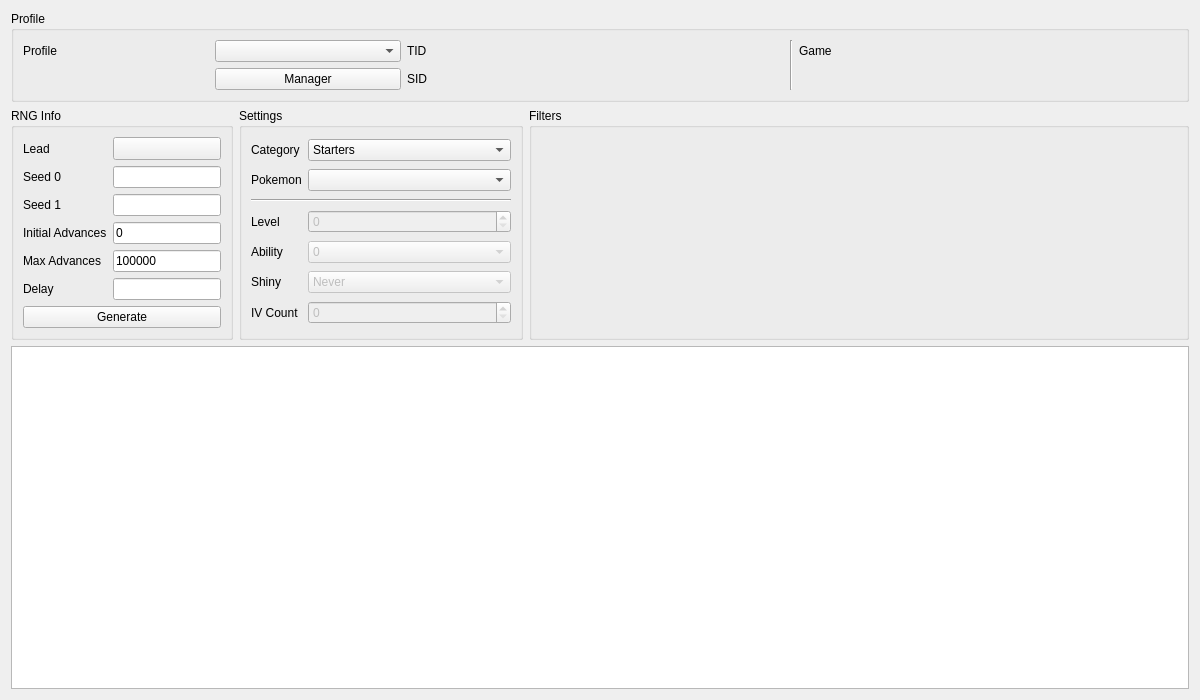
<?xml version="1.0" encoding="UTF-8"?>
<ui version="4.0">
 <class>Static8</class>
 <widget class="QWidget" name="Static8">
  <property name="geometry">
   <rect>
    <x>0</x>
    <y>0</y>
    <width>1200</width>
    <height>700</height>
   </rect>
  </property>
  <property name="windowTitle">
   <string>Static Gen 8</string>
  </property>
  <layout class="QGridLayout" name="gridLayout_2">
   <item row="1" column="0">
    <widget class="QGroupBox" name="groupBoxRNGInfo">
     <property name="title">
      <string>RNG Info</string>
     </property>
     <layout class="QGridLayout" name="gridLayout_3">
      <item row="4" column="0">
       <widget class="QLabel" name="labelMaxAdvances">
        <property name="text">
         <string>Max Advances</string>
        </property>
       </widget>
      </item>
      <item row="3" column="0">
       <widget class="QLabel" name="labelInitialAdvances">
        <property name="text">
         <string>Initial Advances</string>
        </property>
       </widget>
      </item>
      <item row="4" column="1">
       <widget class="TextBox" name="textBoxMaxAdvances">
        <property name="text">
         <string notr="true">100000</string>
        </property>
       </widget>
      </item>
      <item row="0" column="0">
       <widget class="QLabel" name="labelLead">
        <property name="text">
         <string>Lead</string>
        </property>
       </widget>
      </item>
      <item row="1" column="0">
       <widget class="QLabel" name="labelSeed0">
        <property name="text">
         <string>Seed 0</string>
        </property>
       </widget>
      </item>
      <item row="2" column="1">
       <widget class="TextBox" name="textBoxSeed1"/>
      </item>
      <item row="0" column="1">
       <widget class="ComboMenu" name="toolButtonLead">
        <property name="sizePolicy">
         <sizepolicy hsizetype="Preferred" vsizetype="Fixed">
          <horstretch>0</horstretch>
          <verstretch>0</verstretch>
         </sizepolicy>
        </property>
       </widget>
      </item>
      <item row="2" column="0">
       <widget class="QLabel" name="labelSeed1">
        <property name="text">
         <string>Seed 1</string>
        </property>
       </widget>
      </item>
      <item row="3" column="1">
       <widget class="TextBox" name="textBoxInitialAdvances">
        <property name="text">
         <string notr="true">0</string>
        </property>
       </widget>
      </item>
      <item row="1" column="1">
       <widget class="TextBox" name="textBoxSeed0"/>
      </item>
      <item row="10" column="0" colspan="2">
       <widget class="QPushButton" name="pushButtonGenerate">
        <property name="enabled">
         <bool>true</bool>
        </property>
        <property name="text">
         <string>Generate</string>
        </property>
       </widget>
      </item>
      <item row="5" column="1">
       <widget class="TextBox" name="textBoxDelay"/>
      </item>
      <item row="5" column="0">
       <widget class="QLabel" name="labelDelay">
        <property name="text">
         <string>Delay</string>
        </property>
       </widget>
      </item>
     </layout>
    </widget>
   </item>
   <item row="1" column="2">
    <widget class="QGroupBox" name="groupBoxFilters">
     <property name="sizePolicy">
      <sizepolicy hsizetype="Preferred" vsizetype="Preferred">
       <horstretch>1</horstretch>
       <verstretch>0</verstretch>
      </sizepolicy>
     </property>
     <property name="title">
      <string>Filters</string>
     </property>
     <layout class="QGridLayout" name="gridLayout">
      <item row="0" column="0" rowspan="2">
       <widget class="Filter" name="filter" native="true"/>
      </item>
     </layout>
    </widget>
   </item>
   <item row="0" column="0" colspan="3">
    <widget class="QGroupBox" name="groupBoxProfile">
     <property name="title">
      <string>Profile</string>
     </property>
     <layout class="QGridLayout" name="gridLayout_4">
      <item row="0" column="3">
       <widget class="QLabel" name="labelProfileTIDValue"/>
      </item>
      <item row="0" column="7">
       <widget class="QLabel" name="labelProfileGameValue"/>
      </item>
      <item row="1" column="2">
       <widget class="QLabel" name="labelProfileSID">
        <property name="text">
         <string>SID</string>
        </property>
       </widget>
      </item>
      <item row="1" column="1">
       <widget class="QPushButton" name="pushButtonProfileManager">
        <property name="text">
         <string>Manager</string>
        </property>
       </widget>
      </item>
      <item row="0" column="2">
       <widget class="QLabel" name="labelProfileTID">
        <property name="text">
         <string>TID</string>
        </property>
       </widget>
      </item>
      <item row="1" column="3">
       <widget class="QLabel" name="labelProfileSIDValue"/>
      </item>
      <item row="0" column="6">
       <widget class="QLabel" name="labelProfileGame">
        <property name="text">
         <string>Game</string>
        </property>
       </widget>
      </item>
      <item row="0" column="0">
       <widget class="QLabel" name="labelProfile">
        <property name="text">
         <string>Profile</string>
        </property>
       </widget>
      </item>
      <item row="0" column="4" rowspan="2">
       <widget class="Line" name="line">
        <property name="orientation">
         <enum>Qt::Vertical</enum>
        </property>
       </widget>
      </item>
      <item row="0" column="1">
       <widget class="QComboBox" name="comboBoxProfiles"/>
      </item>
     </layout>
    </widget>
   </item>
   <item row="2" column="0" colspan="3">
    <widget class="TableView" name="tableView">
     <attribute name="verticalHeaderVisible">
      <bool>false</bool>
     </attribute>
    </widget>
   </item>
   <item row="1" column="1">
    <widget class="QGroupBox" name="groupBoxSettings">
     <property name="title">
      <string>Settings</string>
     </property>
     <layout class="QGridLayout" name="gridLayout_5">
      <item row="0" column="0">
       <widget class="QLabel" name="labelCategory">
        <property name="text">
         <string>Category</string>
        </property>
       </widget>
      </item>
      <item row="0" column="1">
       <widget class="QComboBox" name="comboBoxCategory">
        <item>
         <property name="text">
          <string>Starters</string>
         </property>
        </item>
        <item>
         <property name="text">
          <string>Gifts</string>
         </property>
        </item>
        <item>
         <property name="text">
          <string>Fossils</string>
         </property>
        </item>
        <item>
         <property name="text">
          <string>Stationary</string>
         </property>
        </item>
        <item>
         <property name="text">
          <string>Roamers</string>
         </property>
        </item>
        <item>
         <property name="text">
          <string>Legends</string>
         </property>
        </item>
        <item>
         <property name="text">
          <string>Ramanas Park (Pure Space)</string>
         </property>
        </item>
        <item>
         <property name="text">
          <string>Ramanas Park (Strange Space)</string>
         </property>
        </item>
        <item>
         <property name="text">
          <string>Mythics</string>
         </property>
        </item>
       </widget>
      </item>
      <item row="1" column="0">
       <widget class="QLabel" name="labelPokemon">
        <property name="text">
         <string>Pokemon</string>
        </property>
       </widget>
      </item>
      <item row="1" column="1">
       <widget class="ComboBox" name="comboBoxPokemon"/>
      </item>
      <item row="2" column="0" colspan="2">
       <widget class="Line" name="line_2">
        <property name="orientation">
         <enum>Qt::Horizontal</enum>
        </property>
       </widget>
      </item>
      <item row="3" column="0">
       <widget class="QLabel" name="labelLevel">
        <property name="text">
         <string>Level</string>
        </property>
       </widget>
      </item>
      <item row="3" column="1">
       <widget class="QSpinBox" name="spinBoxLevel">
        <property name="enabled">
         <bool>false</bool>
        </property>
       </widget>
      </item>
      <item row="4" column="0">
       <widget class="QLabel" name="label_4">
        <property name="text">
         <string>Ability</string>
        </property>
       </widget>
      </item>
      <item row="4" column="1">
       <widget class="ComboBox" name="comboBoxAbility">
        <property name="enabled">
         <bool>false</bool>
        </property>
        <item>
         <property name="text">
          <string>0</string>
         </property>
        </item>
        <item>
         <property name="text">
          <string>1</string>
         </property>
        </item>
        <item>
         <property name="text">
          <string>H</string>
         </property>
        </item>
        <item>
         <property name="text">
          <string>0/1</string>
         </property>
        </item>
       </widget>
      </item>
      <item row="5" column="0">
       <widget class="QLabel" name="labelShiny">
        <property name="text">
         <string>Shiny</string>
        </property>
       </widget>
      </item>
      <item row="5" column="1">
       <widget class="ComboBox" name="comboBoxShiny">
        <property name="enabled">
         <bool>false</bool>
        </property>
        <item>
         <property name="text">
          <string>Never</string>
         </property>
        </item>
        <item>
         <property name="text">
          <string>Random</string>
         </property>
        </item>
       </widget>
      </item>
      <item row="6" column="0">
       <widget class="QLabel" name="labelIVCount">
        <property name="text">
         <string>IV Count</string>
        </property>
       </widget>
      </item>
      <item row="6" column="1">
       <widget class="QSpinBox" name="spinBoxIVCount">
        <property name="enabled">
         <bool>false</bool>
        </property>
       </widget>
      </item>
     </layout>
    </widget>
   </item>
  </layout>
 </widget>
 <customwidgets>
  <customwidget>
   <class>TextBox</class>
   <extends>QLineEdit</extends>
   <header>Form/Controls/TextBox.hpp</header>
  </customwidget>
  <customwidget>
   <class>TableView</class>
   <extends>QTableView</extends>
   <header>Form/Controls/TableView.hpp</header>
  </customwidget>
  <customwidget>
   <class>ComboBox</class>
   <extends>QComboBox</extends>
   <header>Form/Controls/ComboBox.hpp</header>
  </customwidget>
  <customwidget>
   <class>Filter</class>
   <extends>QWidget</extends>
   <header>Form/Controls/Filter.hpp</header>
   <container>1</container>
  </customwidget>
  <customwidget>
   <class>ComboMenu</class>
   <extends>QToolButton</extends>
   <header>Form/Controls/ComboMenu.hpp</header>
  </customwidget>
 </customwidgets>
 <tabstops>
  <tabstop>comboBoxProfiles</tabstop>
  <tabstop>pushButtonProfileManager</tabstop>
  <tabstop>toolButtonLead</tabstop>
  <tabstop>textBoxSeed0</tabstop>
  <tabstop>textBoxSeed1</tabstop>
  <tabstop>textBoxInitialAdvances</tabstop>
  <tabstop>textBoxMaxAdvances</tabstop>
  <tabstop>textBoxDelay</tabstop>
  <tabstop>pushButtonGenerate</tabstop>
  <tabstop>comboBoxCategory</tabstop>
  <tabstop>comboBoxPokemon</tabstop>
  <tabstop>spinBoxLevel</tabstop>
  <tabstop>comboBoxAbility</tabstop>
  <tabstop>comboBoxShiny</tabstop>
  <tabstop>spinBoxIVCount</tabstop>
  <tabstop>tableView</tabstop>
 </tabstops>
 <resources/>
 <connections/>
</ui>
